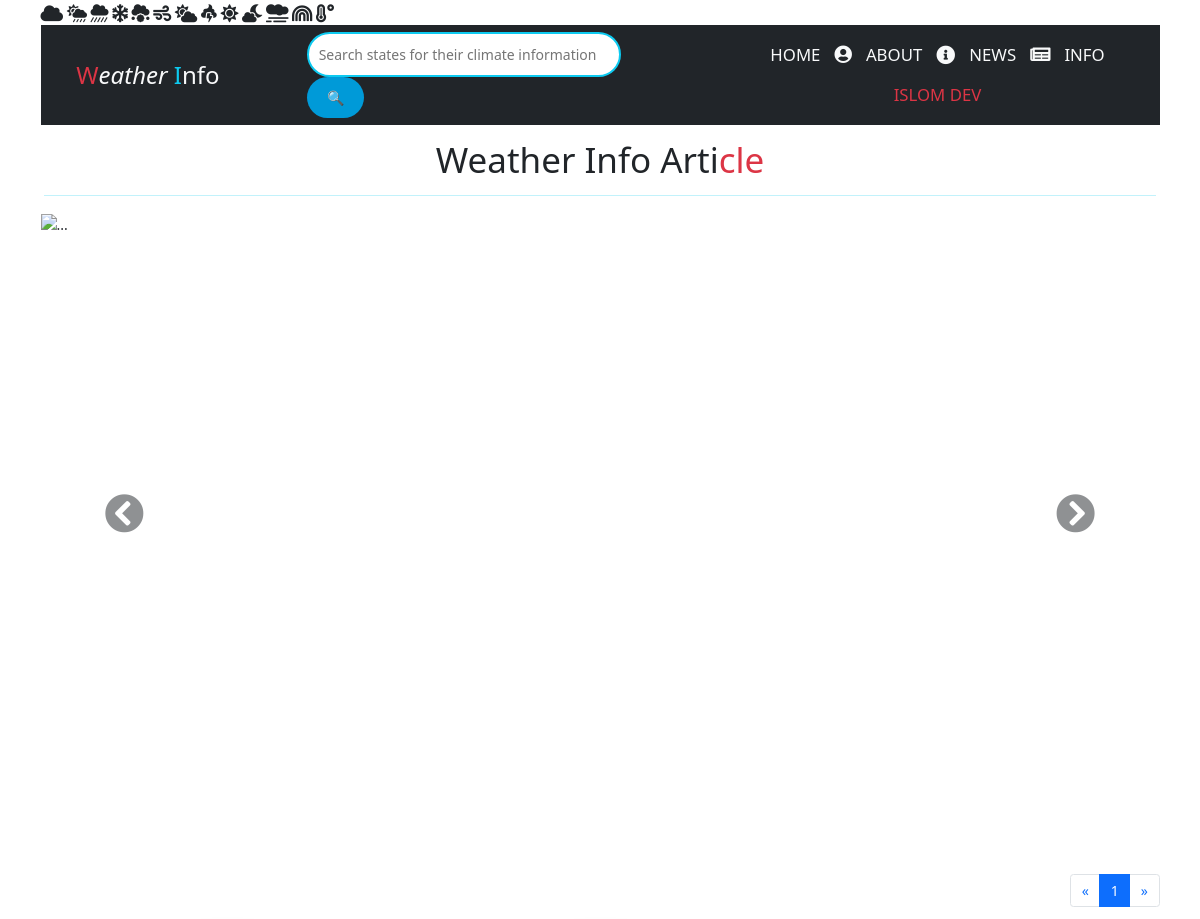
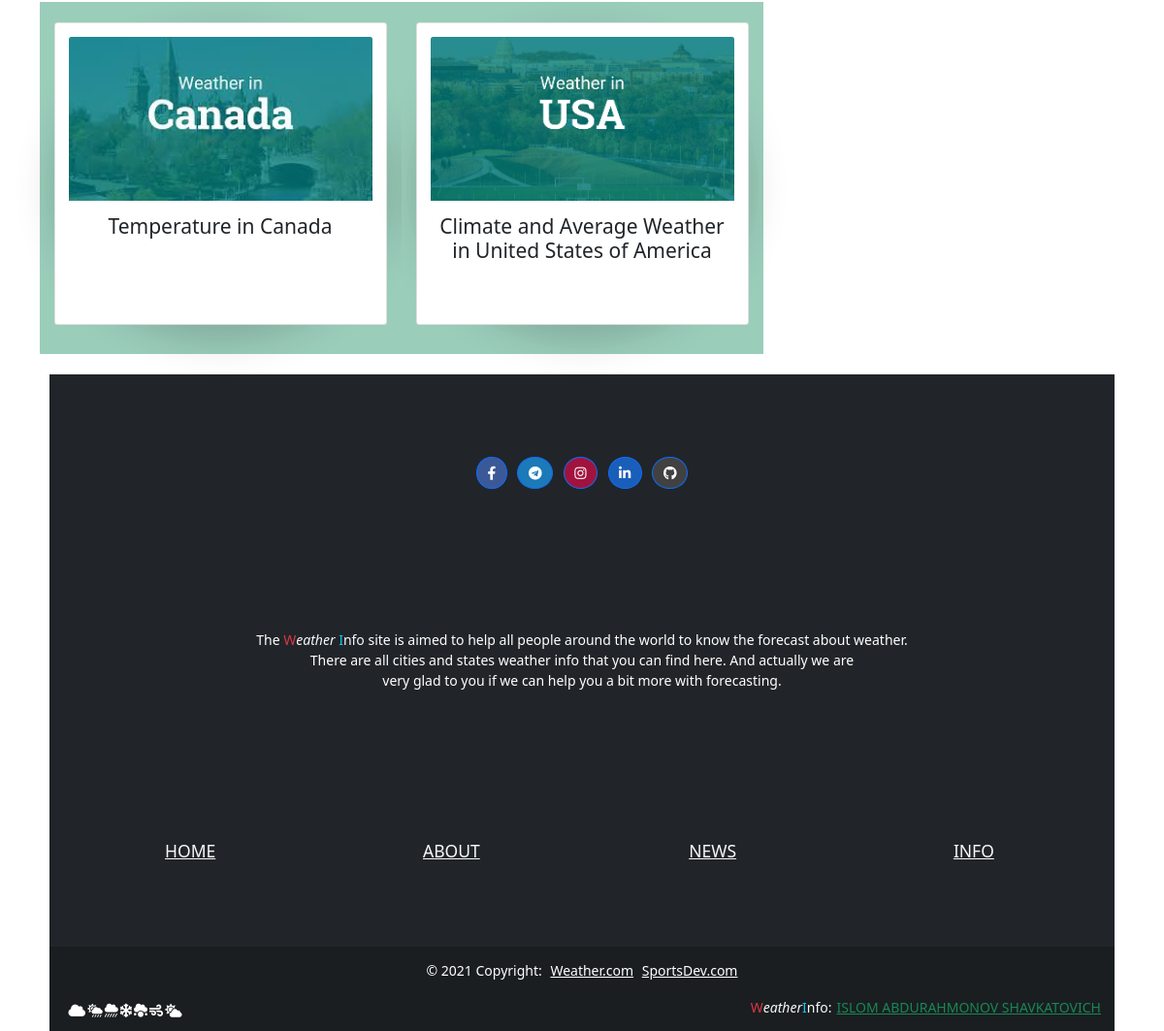
The app's page /info/ with its own data (2 pictures, top to bottom).
### weather/models.py (models this page shows, shortened)
class WeatherInfo(models.Model):
    author = models.CharField(max_length=200, blank=True, null=True)
    image = models.ImageField(upload_to='info_collection', null=True, blank=True)
    title = models.CharField(max_length=400, null=True, blank=True)
    title_search = models.CharField(max_length=300, null=True, blank=True)
    image_second = models.ImageField(upload_to='info_collection', blank=True, null=True)
    image_third = models.ImageField(upload_to='info_collection', blank=True, null=True)
    full_content_first = models.TextField()
    full_content_second = models.TextField(blank=True, null=True)
    date_posted = models.DateTimeField(default=timezone.now)
    class Meta:
        verbose_name_plural = 'WeatherInfo'

### weather/views.py (the view)
# urls.py: path('info/', views.info, name='info'),
def info(request):
    all_infos = WeatherInfo.objects.all().order_by('-date_posted')
    paginator = Paginator(all_infos, 2, orphans=1)
    page_number = request.GET.get('page')
    infos_obj = paginator.get_page(page_number)
    ct = request.session.get('count', 0)
    newcount = ct + 1
    request.session['count'] = newcount
    ctx = {
        'infos_obj': infos_obj,
        'new_count': newcount,
    }
    return render(request, 'info.html', ctx)

### templates/info.html (shortened to what this page needs)
<!DOCTYPE html>
{% load static %}
<html lang="en">
<head>
    <link href="https://cdnjs.cloudflare.com/ajax/libs/font-awesome/5.13.0/css/all.min.css" rel="stylesheet">
	<link href="{% static 'fonts/font-awesome.min.css' %}" rel="stylesheet" type="text/css">
	<link rel="stylesheet" href="{% static 'css/index.css' %}">
    <link rel="stylesheet" href="{% static 'css/body.css' %}">
    <link href="https://cdn.jsdelivr.net/npm/bootstrap@5.0.2/dist/css/bootstrap.min.css" rel="stylesheet">
    <link rel="stylesheet" href="https://pro.fontawesome.com/releases/v5.10.0/css/all.css" />
</head>
<body>
  <div class="container mt-1">
    <i class="fas fa-cloud" style="font-size: large;"></i>
    <i class="fas fa-cloud-sun-rain" style="font-size: large;"></i>
    <i class="fas fa-cloud-showers-heavy" style="font-size: large;"></i>
    <i class="fas fa-snowflake" style="font-size: large;"></i>
    <i class="fas fa-cloud-meatball" style="font-size: large;"></i>
    <i class="fas fa-wind" style="font-size: large;"></i>
    <i class="fas fa-cloud-sun" style="font-size: large;"></i>
    <i class="fas fa-poo-storm" style="font-size: large;"></i>
    <i class="fas fa-sun" style="font-size: large;"></i>
    <i class="fas fa-cloud-moon" style="font-size: large;"></i>
    <i class="fas fa-smog" style="font-size: large;"></i>
    <i class="fas fa-rainbow" style="font-size: large;"></i>
    <i class="fas fa-temperature-high" style="font-size: large;"></i>
    <nav class="navbar navbar-expand-lg navbar-dark bg-dark">
      <div class="container justify-content-center">
        <a class="navbar-brand me-2" style="margin-left: -5%; font-size: x-large;" href="{% url 'index' %}"><span class="text-danger">W</span><i class="text-light">eather</i> <span class="text-info">I</span><span class="text-light">nfo</span></a>
        <form action="{% url 'search_info' %}" method="POST">
            <input type="search" name="search_info" id="Form_Search" value="" class="border border-info border-2" style="width: 290px;" placeholder="Search states for their climate information" role="searchbox" autocomplete="off">
            <input type="submit" id="Form_Go" class="btn btn-block btn-outline-info" value="🔍">
        </form>
        <ul class="nav justify-content-center" style="margin-left: 8%;">
          <li class="nav-item d-flex">
            <a class="nav-link text-light active" style="font-size: larger;" aria-current="page" href="{% url 'index' %}">HOME</a>
          </li>
          <li class="nav-item d-flex">
            <i class="fas fa-user-circle text-light" style="margin-top: 10px;font-size: large;"></i>
            <a class="nav-link text-light" style="font-size: larger;" href="{% url 'about' %}">ABOUT</a>
          </li>
          <li class="nav-item d-flex">
            <i class="fas fa-info-circle text-light" style="margin-top: 10px;font-size: 19px;"></i>
            <a class="nav-link text-light" style="font-size: larger;" href="{% url 'news' %}">NEWS</a>
          </li>
          <li class="nav-item d-flex">
            <i class="fas fa-newspaper text-light" style="margin-top: 10px;font-size: large;"></i>
            <a class="nav-link text-light" style="font-size: larger;" href="{% url 'info' %}">INFO</a>
          </li>
          <li class="nav-item d-flex">
            <a class="nav-link text-danger" style="font-size: larger;" href="https://islom-dev.netlify.app/" tabindex="-1" aria-disabled="true">ISLOM DEV</a>
          </li>
        </ul>
      </div>
    </nav>
  </div>
  <div class="container p-3">
    <div class="text-center text-lg-center">
      <h1 class="font-weight-bold">Weather Info Arti<span class="text-danger">cle</span></h1>
    </div>
      <hr class="text-info"/>
  </div>
    <div class="container" style="margin-top: -10px;">
        <div id="carouselExampleInterval" class="carousel slide" data-bs-ride="carousel">
          <div class="carousel-inner">
            <div class="carousel-item" data-bs-interval="3500">
              <img src="https://www.almanac.com/sites/default/files/weather-reveal-final-day.jpg" class="d-block w-100" height="600rem" alt="...">
            </div>
          </div>
          <button class="carousel-control-prev" type="button" data-bs-target="#carouselExampleInterval" data-bs-slide="prev">
            <i class="fas fa-chevron-circle-left text-dark" style="font-size: 280%;"></i>
          </button>
          <button class="carousel-control-next" type="button" data-bs-target="#carouselExampleInterval" data-bs-slide="next">
            <i class="fas fa-chevron-circle-right text-dark" style="font-size: 280%;"></i>
          </button>
        </div>
      </div>
    <div class="container">
      <section>
      <nav aria-label="Page navigation example">
        <ul class="pagination justify-content-end">
          <li class="page-item">
              {% if infos_obj.has_previous %}
                  <a class="page-link" href="?page={{infos_obj.previous_page_number}}" aria-label="Previous"><span aria-hidden="true">&laquo;</span></a>
              {% else %}
                  <a class="page-link" href="#" aria-label="Previous"><span aria-hidden="true">&laquo;</span></a>
              {% endif %}
          </li>
          {% for i in infos_obj.paginator.page_range %}
              {% if infos_obj.number == i %}
                  <li class="page-item active"><a href="#" class="page-link ">{{i}}</a></li>
              {% else %}
                  <li class="page-item"><a href="?page={{i}}" class="page-link">{{i}}</a></li>
              {% endif %}
          {% endfor %}
          <li class="page-item">
              {% if infos_obj.has_next %}
                  <a class="page-link" href="?page={{infos_obj.next_page_number}}" aria-label="Next"><span aria-hidden="true">&raquo;</span></a>
              {% else %}
                  <a class="page-link" href="#" aria-label="Next"><span aria-hidden="true">&raquo;</span></a>
              {% endif %}
          </li>
        </ul>
      </nav>
        {% for detail_info in infos_obj %}
            <div class="col">
                <div class="col-xs-12 col-sm-6 col-md-4" style="background-color: rgba(147,201,182,0.92)">
                    <div class="image-flip shadow-lg bg-light rounded-circle">
                        <div class="mainflip flip-0 mt-4">
                            <div class="frontside">
                                <div class="card">
                                    <div class="card-body text-center">
                                        <p><img class="card-img-top" src="{{detail_info.image.url}}" alt="card image"></p>
                                        <h4 class="card-title"><span class="text-dark">{{detail_info.title}}</span></h4>
                                    </div>
                                </div>
                            </div>
                            <div class="backside">
                                <div class="card">
                                    <div class="card-body text-center mt-4">
                                      <a href="{% url 'info_detail' detail_info.id %}"><p class="card-text text-dark">{{ detail_info.full_content_first | truncatechars:167 }}.</p></a>
                                    </div>
                                </div>
                            </div>
                        </div>
                    </div>
                </div>
            </div>
          {% empty %}
                  <div style="margin-top: 60px; margin-bottom: 70px">
                      <center class="font-effect-fire" style="font-size: 100px;">404 Oops !!</center>
                    <h1 class="font-effect-fire" style="text-align: center; font-family: 'Abril Fatface', serif; font-size: 70px">Sorry, the page not found</h1>
                  </div>
        {% endfor %}
    </section>
    </div>
<br>
  <div class="container">
    {% include 'footer.html' %}
  </div>
</body>
</html>

### static/css/index.css (style rules this page uses)
article, aside, details, figcaption, figure, footer, header, hgroup, nav, section, summary { display: block; }
html { background: #fff; color: #000; -webkit-text-size-adjust: 100%; -ms-text-size-adjust: 100%; }
html, button, input, select, textarea { font-family: sans-serif; }
body { margin: 0; }
a { background: transparent; }
h1 { font-size: 2em; margin: 0.67em 0; }
h4 { font-size: 1em; margin: 1.33em 0; }
img { border: 0; }
button, input, select, textarea { font-family: inherit; font-size: 100%; margin: 0; vertical-align: baseline; }
button, input { line-height: normal; }
button, select { text-transform: none; }
button, html input[type="button"], input[type="reset"], input[type="submit"] { -webkit-appearance: button; cursor: pointer; }
input[type="search"] { -webkit-appearance: textfield; box-sizing: content-box; }
*, *:before, *:after { box-sizing: border-box; }
html { font-size: 14px; }
body { color: #bfc1c8; font-family: "Roboto", "Open Sans", sans-serif; font-size: 14px; font-weight: 300; line-height: 1.5; background: #1e202b; }
h1, h2, h3, h4, h5, h6 { font-weight: 700; margin: 0 0 20px; line-height: normal; }
hr { border: none; border-bottom: 1px solid #777; }
ul, ol { margin: 0; padding-left: 0; }
a { text-decoration: none; color: #009ad8; }
p { margin-top: 0; }
form input, form textarea, form select { outline: none; border: none; padding: 10px; border-radius: 30px; }
.button, form input[type="submit"], form button, form input[type="reset"] { border: none; background: #009ad8; padding: 10px 20px; border-radius: 30px; color: white; }
.container { margin-right: auto; margin-left: auto; padding-left: 15px; padding-right: 15px; *zoom: 1; }
.container:after { content: " "; clear: both; display: block; overflow: hidden; height: 0; }
@media (min-width: 768px) { .container { width: 750px; } }
@media (min-width: 992px) { .container { width: 970px; } }
@media (min-width: 1200px) { .container { width: 1170px; } }
.col-xs-1, .col-sm-1, .col-md-1, .col-lg-1, .col-xs-2, .col-sm-2, .col-md-2, .col-lg-2, .col-xs-3, .col-sm-3, .col-md-3, .col-lg-3, .col-xs-4, .col-sm-4, .col-md-4, .col-lg-4, .col-xs-5, .col-sm-5, .col-md-5, .col-lg-5, .col-xs-6, .col-sm-6, .col-md-6, .col-lg-6, .col-xs-7, .col-sm-7, .col-md-7, .col-lg-7, .col-xs-8, .col-sm-8, .col-md-8, .col-lg-8, .col-xs-9, .col-sm-9, .col-md-9, .col-lg-9, .col-xs-10, .col-sm-10, .col-md-10, .col-lg-10, .col-xs-11, .col-sm-11, .col-md-11, .col-lg-11, .col-xs-12, .col-sm-12, .col-md-12, .col-lg-12 { position: relative; min-height: 1px; padding-left: 15px; padding-right: 15px; }
.col-xs-1, .col-xs-2, .col-xs-3, .col-xs-4, .col-xs-5, .col-xs-6, .col-xs-7, .col-xs-8, .col-xs-9, .col-xs-10, .col-xs-11, .col-xs-12 { float: left; }
.col-xs-12 { width: 100%; }
@media (min-width: 768px) { .col-sm-1, .col-sm-2, .col-sm-3, .col-sm-4, .col-sm-5, .col-sm-6, .col-sm-7, .col-sm-8, .col-sm-9, .col-sm-10, .col-sm-11, .col-sm-12 { float: left; } }
@media (min-width: 768px) { .col-sm-6 { width: 50%; } }
@media (min-width: 992px) { .col-md-1, .col-md-2, .col-md-3, .col-md-4, .col-md-5, .col-md-6, .col-md-7, .col-md-8, .col-md-9, .col-md-10, .col-md-11, .col-md-12 { float: left; } }
@media (min-width: 992px) { .col-md-4 { width: 33.3333333333%; } }

### records on screen
WeatherInfo: image (picture), title "Temperature in Canada"
WeatherInfo: image (picture), title "Climate and Average Weather in United States of America"

### other values on screen
{{ i }} "1"
